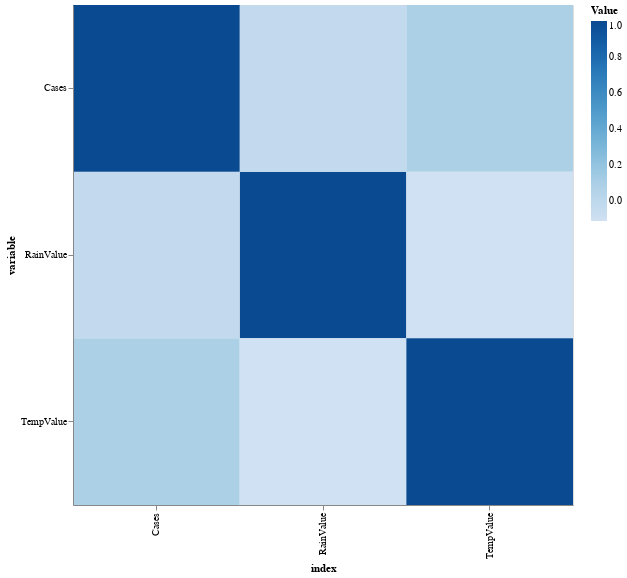

Write notebook code for a chart like this one.
### Code cell
%config InlineBackend.figure_format = 'retina'

# 建立混淆矩陣
alt.Chart(melted_corr_df).mark_rect().encode(
    x='index:O',
    y='variable:O',
    color=alt.Color('Value:Q', scale=alt.Scale(scheme="Blues")),
    tooltip="Value"
).properties(
    width=500, height=500,
).interactive()

### Figure 1 — Vega-Lite specification as saved in the notebook (floating-point values rounded to 4 significant figures)
{"config": {"view": {"continuousWidth": 400, "continuousHeight": 300}}, "data": {"name": "data-b820631d66604507ea446d6613758ec4"}, "mark": "rect", "encoding": {"color": {"field": "Value", "scale": {"scheme": "Blues"}, "type": "quantitative"}, "tooltip": {"field": "Value", "type": "quantitative"}, "x": {"field": "index", "type": "ordinal"}, "y": {"field": "variable", "type": "ordinal"}}, "height": 500, "selection": {"selector008": {"type": "interval", "bind": "scales", "encodings": ["x", "y"]}}, "width": 500, "$schema": "https://vega.github.io/schema/vega-lite/v4.17.0.json", "datasets": {"data-b820631d66604507ea446d6613758ec4": [{"index": "RainValue", "variable": "RainValue", "Value": 1.0}, {"index": "TempValue", "variable": "RainValue", "Value": -0.1089}, {"index": "Cases", "variable": "RainValue", "Value": -0.02867}, {"index": "RainValue", "variable": "TempValue", "Value": -0.1089}, {"index": "TempValue", "variable": "TempValue", "Value": 1.0}, {"index": "Cases", "variable": "TempValue", "Value": 0.09207}, {"index": "RainValue", "variable": "Cases", "Value": -0.02867}, {"index": "TempValue", "variable": "Cases", "Value": 0.09207}, {"index": "Cases", "variable": "Cases", "Value": 1.0}]}}
